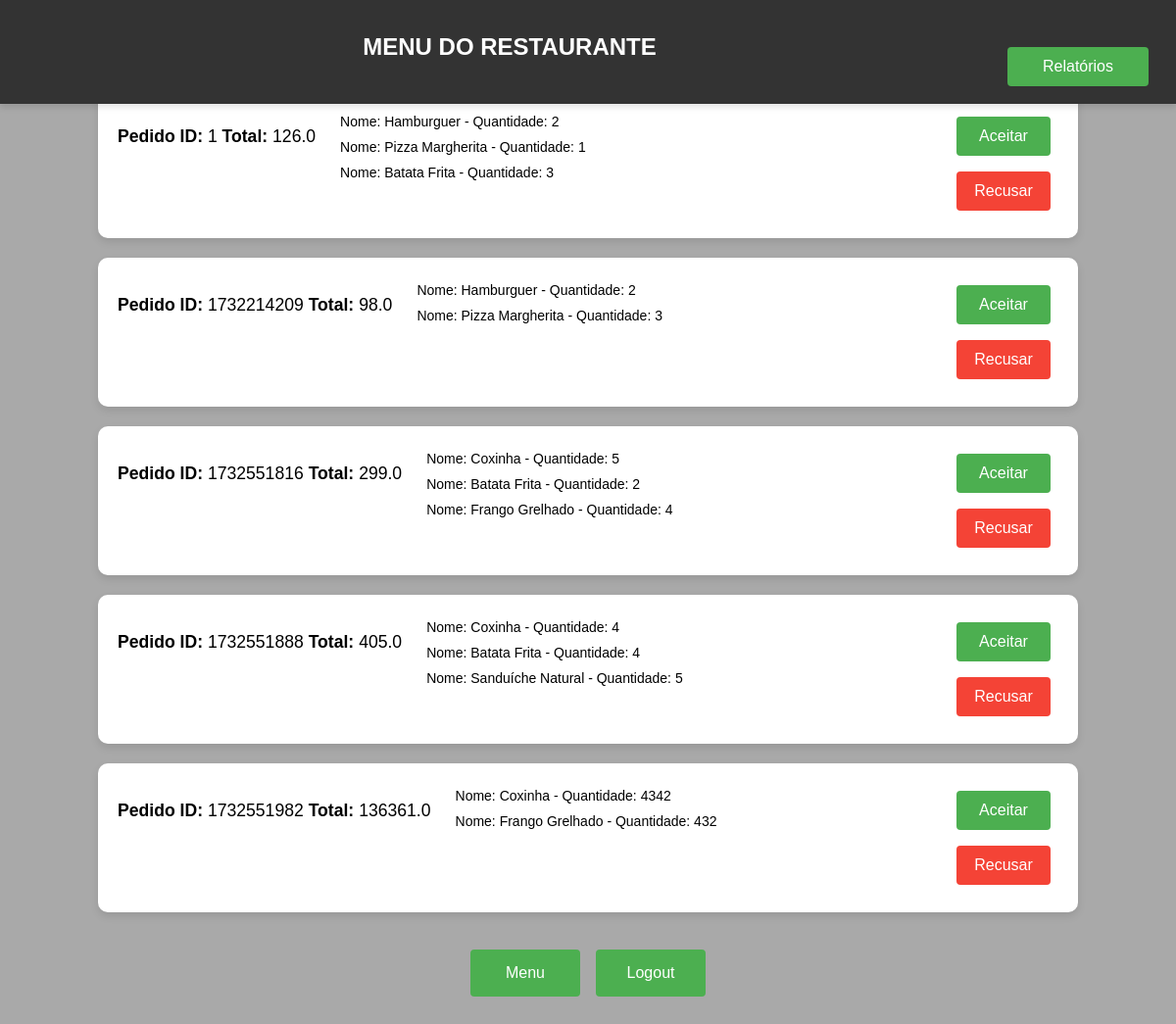
The page /pedidos (signed in) on the database its author committed.
### tables this page shows
CREATE TABLE pedido (
                        id INTEGER PRIMARY KEY AUTOINCREMENT,
                        usuario TEXT NOT NULL,
                        id_restaurante INTEGER NOT NULL,
                        id_produto INTEGER NOT NULL,
                        quantidade INTEGER NOT NULL,
                        preco INTEGER NOT NULL,
                        total FLOAT NOT NULL,
                        id_pedido INTEGER NOT NULL,
                        status TEXT DEFAULT 'criado',
                        FOREIGN KEY (usuario) REFERENCES usuario(nome),
                        FOREIGN KEY (id_restaurante) REFERENCES restaurante(id),
                        FOREIGN KEY (id_produto) REFERENCES produto(id)
                    );

CREATE TABLE produto (
                        id INTEGER PRIMARY KEY AUTOINCREMENT,
                        nome TEXT NOT NULL,
                        preco FLOAT NOT NULL,
                        id_restaurante INTEGER NOT NULL,
                        FOREIGN KEY (id_restaurante) REFERENCES restaurante(id) 
                    );

### flaskServer.py (the view)
@flask_app.route('/pedidos')
def pedidos():
    restaurante = Singleton().get_current_restaurant_flask()
    admin = Singleton().get_current_admin()
    if restaurante:
        p_pedidos = my_db.get_pedido_id(restaurante.pk)
        pedidos_info = []  # Lista para armazenar informações agrupadas de pedidos
        for pedido_id in p_pedidos:
            pedido_id = pedido_id[0]  # Extrai o ID do pedido
            total = my_db.get_pedido_total(pedido_id)  # pega o total do pedido
            status = my_db.get_pedido_status_by_pedido(pedido_id)
            products = my_db.get_product_name(pedido_id)  # Obtém os produtos do pedido atual
            products_info = []  # Lista para os produtos desse pedido
            for product in products:
                nome = product[0]
                quantidade = product[1]
                products_info.append({'nome': nome, 'quantidade': quantidade})
            pedidos_info.append({'id_pedido': pedido_id,'total': total,'status': status,'product_info': products_info})
        return render_template('pedidos.html', pedidos=pedidos_info, is_admin=False, logged_in=True)
    elif admin:
        return render_template('pedidos.html', pedidos=[], is_admin=True, logged_in=True)
    else:
        return render_template('pedidos.html', pedidos=[], is_admin=False, logged_in=False)

### database/db.py (called while the page is built)
    def get_pedido_id(self, id_restaurante: int):
        cur = self.connection.cursor()
        cur.execute('''
                        SELECT DISTINCT p.id_pedido
                        FROM pedido p
                        WHERE p.status NOT IN ('recusado', 'entregue') AND id_restaurante = ?
                        ''', (id_restaurante,))
        records = cur.fetchall()
        return records

    def get_product_name(self, id_pedido: int):
        cur = self.connection.cursor()
        cur.execute('''
                    SELECT pd.nome, p.quantidade, p.id_pedido
                    FROM pedido p
                    LEFT JOIN produto pd ON p.id_produto = pd.id
                    WHERE p.id_pedido = ?
        ''', (id_pedido,))
        records = cur.fetchall()
        return records

    def get_pedido_total(self, id_pedido: int):
        cur = self.connection.cursor()
        cur.execute('''
                    SELECT ROUND(SUM(p.total), 0)
                    FROM pedido p
                    WHERE id_pedido = ?
                    GROUP BY p.id_pedido
        ''', (id_pedido,))
        record = cur.fetchone()
        return record[0]

    def get_pedido_status_by_pedido(self, id_pedido: int):
        cur = self.connection.cursor()
        cur.execute('''
                    SELECT DISTINCT p.status
                    FROM pedido p
                    WHERE id_pedido = ?
        ''', (id_pedido,))
        record = cur.fetchone()
        return record[0] if record else None

### utils/singleton.py (called while the page is built, shortened)
    def __new__(cls):
        return cls._instance

    def get_current_restaurant_flask(self):
        return self.current_restaurant_flask

    def get_current_admin(self):
        return self.current_admin

### templates/pedidos.html (shortened to what this page needs)
<!DOCTYPE html>
<html lang="pt-br">
<head>
    <link rel="stylesheet" href="{{ url_for('static', filename='css/pedidos.css') }}"/>
</head>
<body>
    {% if not logged_in %}
     <div class="login-container">
        <h2 class="title">Você não está logado</h2>
        <a href="{{ url_for('index') }}" class="link-index">
            <button class="index-button"> Menu </button>
        </a>
     </div>
    {% else %}
        <div class="appbar">
            <div class="appbar-title">
                <p>Menu do Restaurante</p>
            </div>
            <a href="{{ url_for('relatorios_restaurante') }}" class="link-relatorios_restaurante">
                <button class="relatorios-button">Relatórios</button>
            </a>
        </div>
        <div class="container">
            <ul class="pedido-lista">
                {% for pedido in pedidos %}
                <li class="pedido-item">
                    <div class="pedido-actions">
                        <p>
                            <strong>Pedido ID:</strong> {{ pedido.id_pedido }}
                            <strong>Total:</strong> {{ pedido.total }}
                        </p>
                        <ul>
                            {% for product in pedido.product_info %}
                            <li>
                                Nome: {{ product.nome }} - Quantidade: {{ product.quantidade }}
                            </li>
                            {% endfor %}
                        </ul>
                    </div>
                    {% if pedido.status == 'criado' %}
                    <div>
                        <form action="{{ url_for('alterar_status', pedido_id=pedido.id_pedido, novo_status='aceito') }}" method="post">
                            <button type="submit" class="accept-button">Aceitar</button>
                        </form>
                        <form action="{{ url_for('alterar_status', pedido_id=pedido.id_pedido, novo_status='recusado') }}" method="post">
                            <button type="submit" class="reject-button">Recusar</button>
                        </form>
                    </div>
                    {% elif pedido.status == 'aceito' %}
                    <div>
                        <form action="{{ url_for('alterar_status', pedido_id=pedido.id_pedido, novo_status='saiu_para_entrega') }}" method="post">
                            <button type="submit" class="accept-button">Saiu para entrega</button>
                        </form>
                    </div>
                    {% elif pedido.status == 'saiu para entrega' %}
                    <div>
                        <form action="{{ url_for('alterar_status', pedido_id=pedido.id_pedido, novo_status='entregue') }}" method="post">
                            <button type="submit" class="accept-button">Entregue</button>
                        </form>
                    </div>
                    {% endif %}
                </li>
                {% endfor %}
            </ul>
            <div class="buttons">
                <a href="{{ url_for('index') }}" class="link-index">
                    <button class="index-button"> Menu </button>
                </a>
                <a href="{{ url_for('logout') }}" class="link-index">
                    <button class="index-button"> Logout </button>
                </a>
            </div>
        </div>
    {% endif %}
</body>
</html>

### static/css/pedidos.css (style rules this page uses)
body { font-family: Arial, sans-serif; background-color: darkgray; display: flex; justify-content: center; align-items: center; overflow-y: auto; }
.appbar { width: 100%; background-color: #333; padding: 10px 20px; display: flex; justify-content: flex-end; box-shadow: 0 4px 6px rgba(0, 0, 0, 0.1); position: fixed; top: 0; left: 0; z-index: 1000; box-sizing: border-box; }
.appbar-title { flex-grow: 1; text-align: center; color: white; font-size: 1.5rem; font-weight: bold; text-transform: uppercase; }
.container { display: flex; justify-content: center; align-items: center; flex-direction: column; margin: 2rem; margin-top: 5%; padding: 1.5rem; }
.pedido-lista { margin: 0; padding: 0; list-style: none; display: flex; flex-direction: column; gap: 20px; }
.pedido-item { background-color: #ffffff; border-radius: 10px; box-shadow: 0 4px 8px rgba(0, 0, 0, 0.1); padding: 20px; width: 80vw; text-align: left; font-size: 1.1rem; transition: transform 0.2s ease, box-shadow 0.2s ease; }
.pedido-actions { display: flex; gap: 10px; justify-content: space-between; }
ul { list-style: none; padding-left: 15px; margin: 0; }
ul li { display: flex; justify-content: space-between; font-size: 14px; padding: 5px 0; }
.accept-button, .reject-button { width: 6rem; height: 2.5rem; padding: 0.5rem; margin: 0.5rem; background-color: #4CAF50; color: white; border: none; border-radius: 4px; font-size: 1rem; cursor: pointer; }
.reject-button { background-color: #f44336; }
a { margin-top: 30px; color: #007BFF; text-decoration: none; }
.index-button { width: 7rem; height: 3rem; padding: 0.8rem; margin: 0.5rem; background-color: #4CAF50; color: white; border: none; border-radius: 4px; font-size: 1rem; cursor: pointer; }
.relatorios-button { width: 9rem; height: 2.5rem; padding: 0.5rem; margin: 0.5rem; background-color: #4CAF50; color: white; border: none; border-radius: 4px; font-size: 1rem; cursor: pointer; }
.buttons { display: flex; justify-content: center; align-items: center; flex-direction: row; }

### rows shown on the page
pedido: nome "Hamburguer", quantidade "2"
pedido: nome "Pizza Margherita", quantidade "1"
pedido: nome "Batata Frita", quantidade "3"
pedido: nome "Hamburguer", quantidade "2"
pedido: nome "Pizza Margherita", quantidade "3"
pedido: nome "Coxinha", quantidade "5"
pedido: nome "Batata Frita", quantidade "2"
pedido: nome "Frango Grelhado", quantidade "4"
pedido: nome "Coxinha", quantidade "4"
pedido: nome "Batata Frita", quantidade "4"
pedido: nome "Sanduíche Natural", quantidade "5"
pedido: nome "Coxinha", quantidade "4342"
pedido: nome "Frango Grelhado", quantidade "432"

### other values the page prints
{{ pedido.id_pedido }} "1" "1732214209" "1732551816" "1732551888" "1732551982"
{{ pedido.total }} "126.0" "98.0" "299.0" "405.0" "136361.0"
